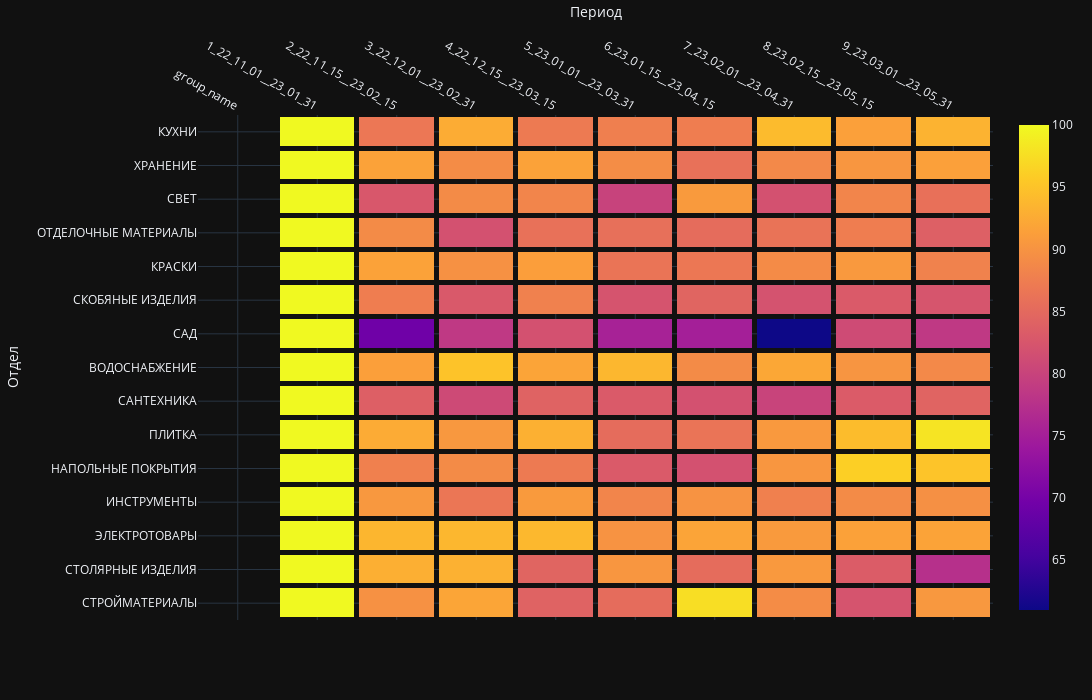

The code cell stored with this chart in its notebook:
### Code cell
fed_core_sps = fed_core_sps.drop('group_id', axis = 1)

fig = go.Figure(data=go.Heatmap(
                                z = fed_core_sps,
                                x = fed_core_sps.columns,
                                y = fed_core_sps.group_name,
                                reversescale = False,
                                xgap = 5,
                                ygap = 5,
                                )
                )

fig.update_xaxes(side="top")
fig.update_layout(template="plotly_dark",
                  autosize = False,
                  width = 1200, height = 700)

fig.update_layout(xaxis_title = 'Период',
                  yaxis_title = 'Отдел')

fig.show()

### Figure 1 — Plotly figure (JSON) as saved in the notebook; plotly's stock layout.template omitted (floating-point values rounded to 4 significant figures; data arrays with more than 128 entries replaced by an {"elided": "..."} marker saying what was removed)
{"data": [{"reversescale": false, "type": "heatmap", "x": ["group_name", "1_22_11_01__23_01_31", "2_22_11_15__23_02_15", "3_22_12_01__23_02_31", "4_22_12_15__23_03_15", "5_23_01_01__23_03_31", "6_23_01_15__23_04_15", "7_23_02_01__23_04_31", "8_23_02_15__23_05_15", "9_23_03_01__23_05_31"], "xgap": 5, "y": ["СТРОЙМАТЕРИАЛЫ", "СТОЛЯРНЫЕ ИЗДЕЛИЯ", "ЭЛЕКТРОТОВАРЫ", "ИНСТРУМЕНТЫ", "НАПОЛЬНЫЕ ПОКРЫТИЯ", "ПЛИТКА", "САНТЕХНИКА", "ВОДОСНАБЖЕНИЕ", "САД", "СКОБЯНЫЕ ИЗДЕЛИЯ", "КРАСКИ", "ОТДЕЛОЧНЫЕ МАТЕРИАЛЫ", "СВЕТ", "ХРАНЕНИЕ", "КУХНИ"], "ygap": 5, "z": {"elided": "15x10 mixed values"}}], "layout": {"autosize": false, "height": 700, "width": 1200, "xaxis": {"autorange": true, "range": [-0.5, 9.5], "side": "top", "title": {"text": "Период"}, "type": "category"}, "yaxis": {"autorange": true, "range": [-0.5, 14.5], "title": {"text": "Отдел"}, "type": "category"}}}
